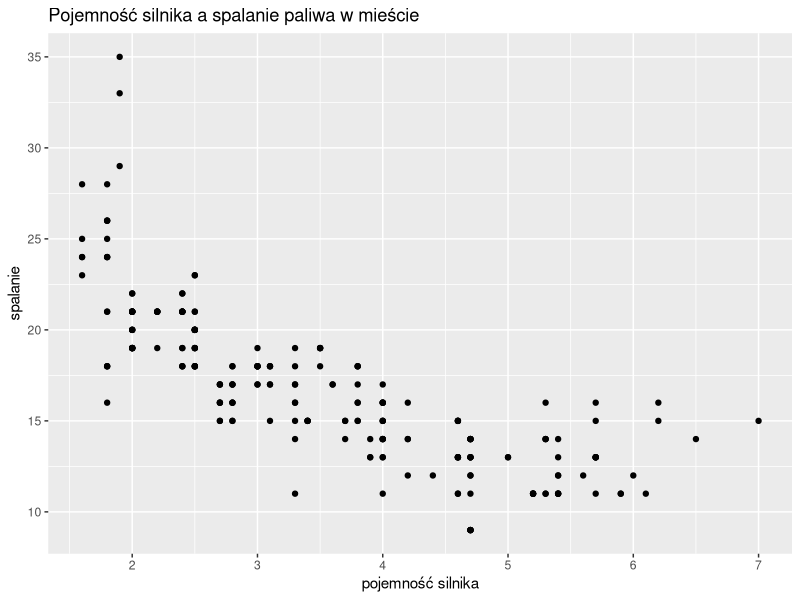
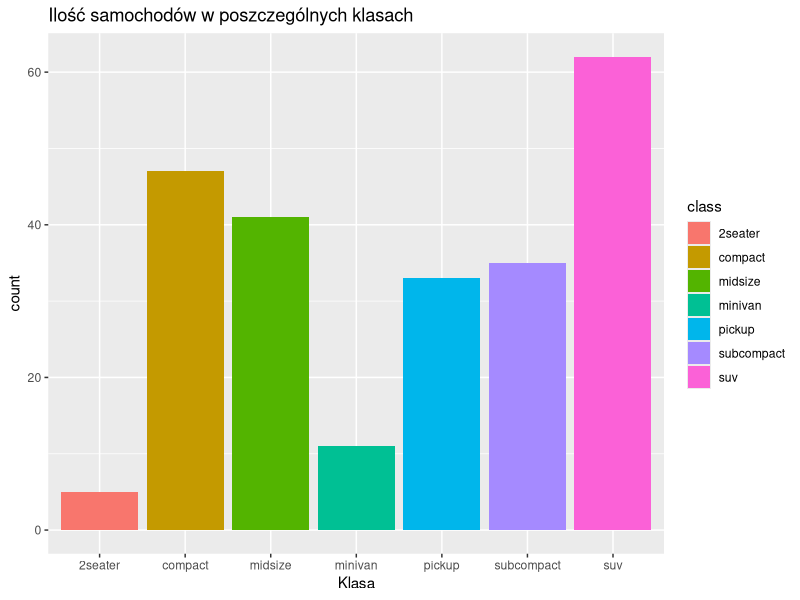
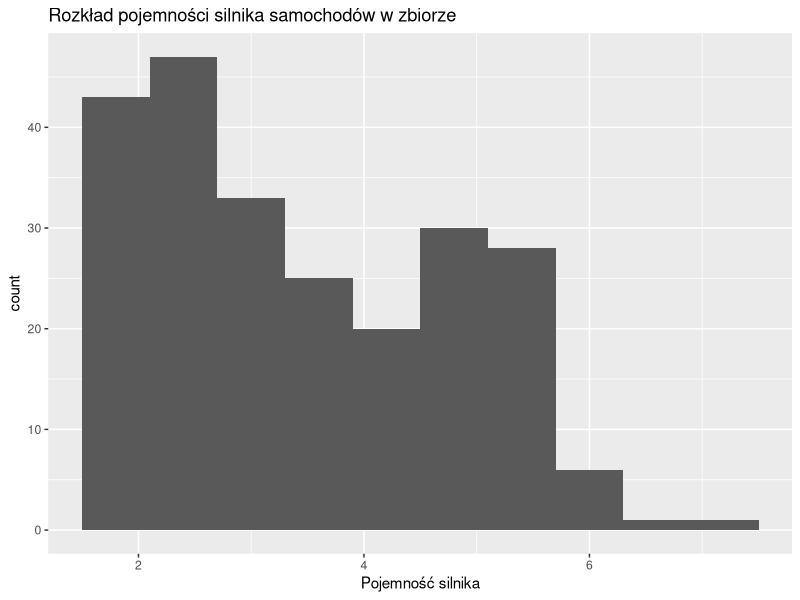
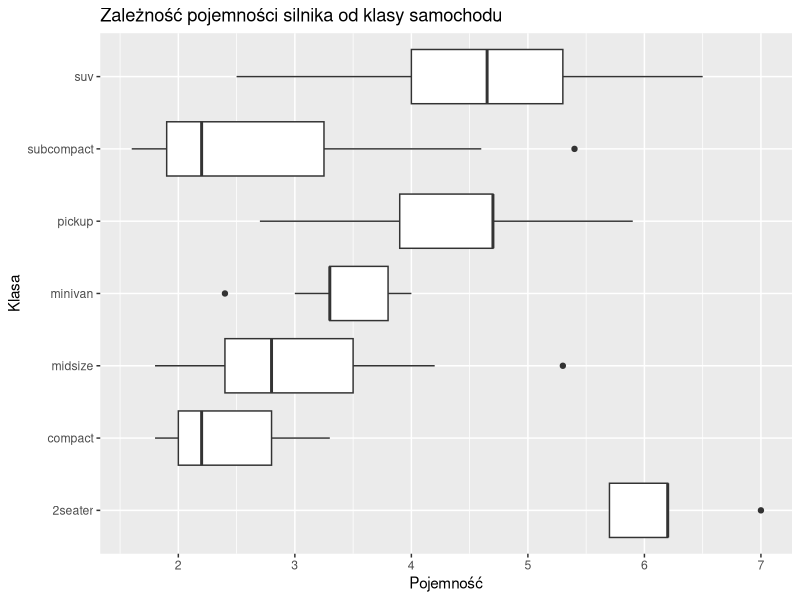

Recreate these plots in R, in order.
library (tidyverse)


# Zad 4-2
ggplot(data = mpg) +
  geom_point(mapping = aes (x = displ, y = cty)) +
  labs(title = "Pojemność silnika a spalanie paliwa w mieście", x = "pojemność silnika", y = "spalanie") 





# Zad 4-3
ggplot(data = mpg) +
  geom_bar(mapping = aes (x = class, fill = class)) +
  labs(title = "Ilość samochodów w poszczególnych klasach", x = "Klasa") 





# Zad 4-4
ggplot(data = mpg) +
  geom_histogram (mapping = aes(displ), bins = 10) +
  labs(title = "Rozkład pojemności silnika samochodów w zbiorze", x = "Pojemność silnika") 



# Zad 4-5
ggplot (data = mpg, aes(x = class, y = displ)) +
  geom_boxplot() +
  coord_flip() +
  labs(title = "Zależność pojemności silnika od klasy samochodu", x = "Klasa", y = "Pojemność") 
